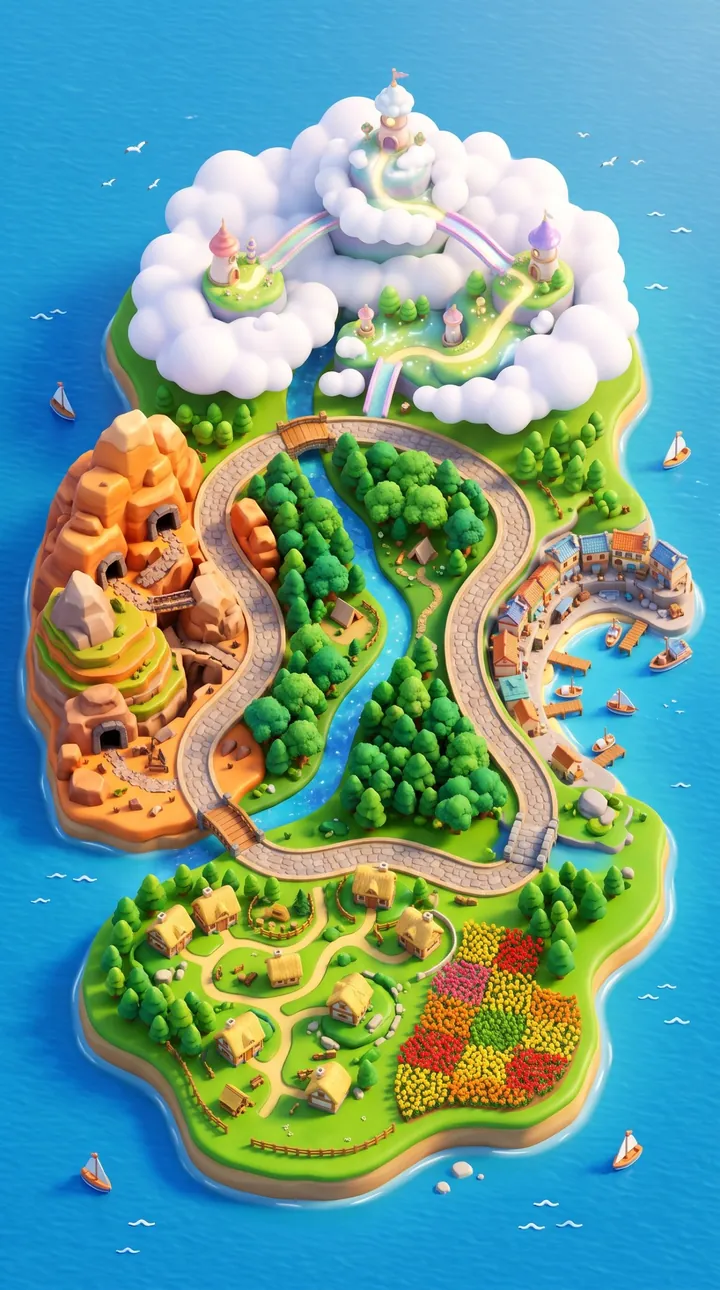
#> input picture assets/img/ada_harita.webp, 720 x 1290 px
$ python -i process_art.py   (imports and definitions only)
#> lines starting #> are read from the running program, lines starting #| are printed output that depends on the picture; after the words box and inside, x2 and y2 are one past the last pixel; in counts of white or black regions, pixels touching at a corner belong together
#> further down, picture is the input picture: PIL image 720x1290 RGB; mean R, G, B 112.3, 159.1, 147
import sys, os
import numpy as np
from PIL import Image, ImageFilter
from scipy import ndimage
U='/mnt/user-data/uploads/'
OUT='/home/claude/v-z-r/assets/img/'
# [1 line not run here, left out]

def cutout(im, tol=18, shadow=False):
#> called with tol = 18, shadow = False
    a=np.asarray(im.convert('RGB')).astype(np.int16)
    h,w,_=a.shape
#> h = 1290; w = 720
    # background colour from border median
    border=np.concatenate([a[0],a[-1],a[:,0],a[:,-1]])
    bg=np.median(border,axis=0)
#> bg = [27, 156, 213]
    d=np.abs(a-bg).max(axis=2)
    cand=d<tol
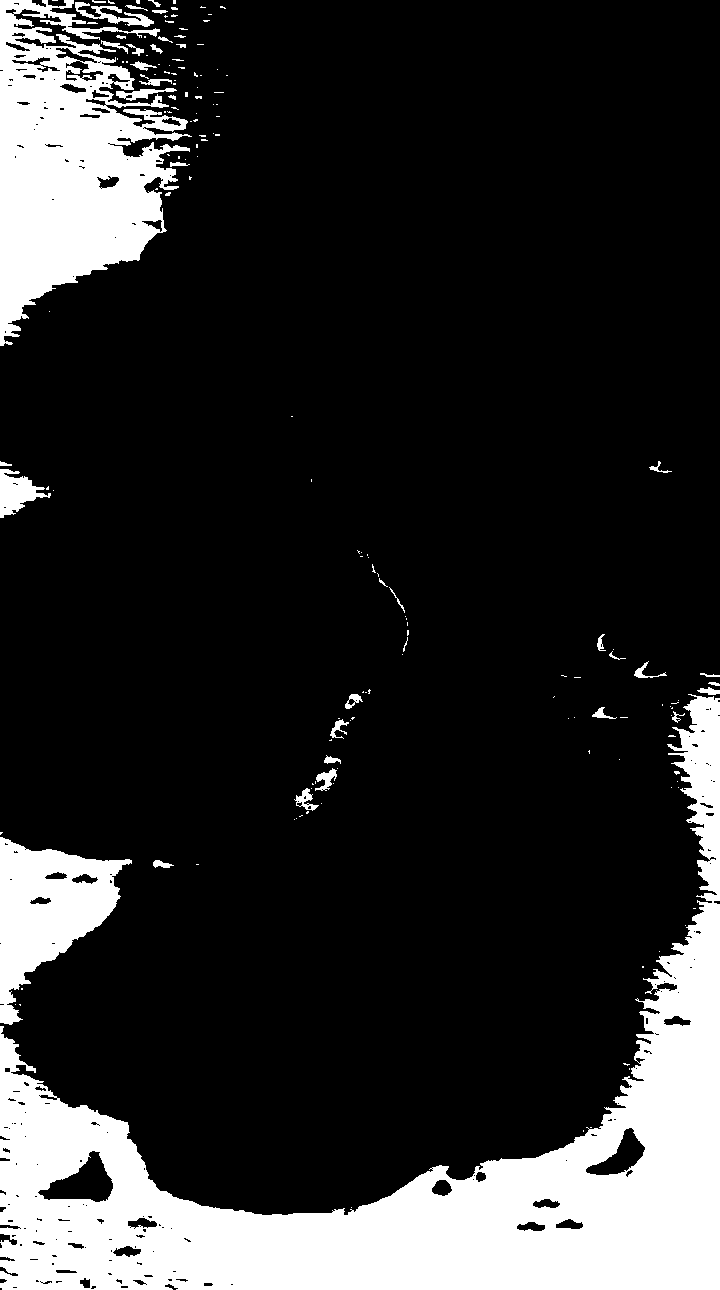
#> cand: shape (1290, 720) bool; 17.6% white; 170 white regions (130 under 20 px), largest, box (x1, y1, x2, y2) and area: (0, 694, 720, 1290) 110294, (0, 0, 192, 346) 36011, (0, 837, 132, 1025) 12123
    lab,n=ndimage.label(cand)
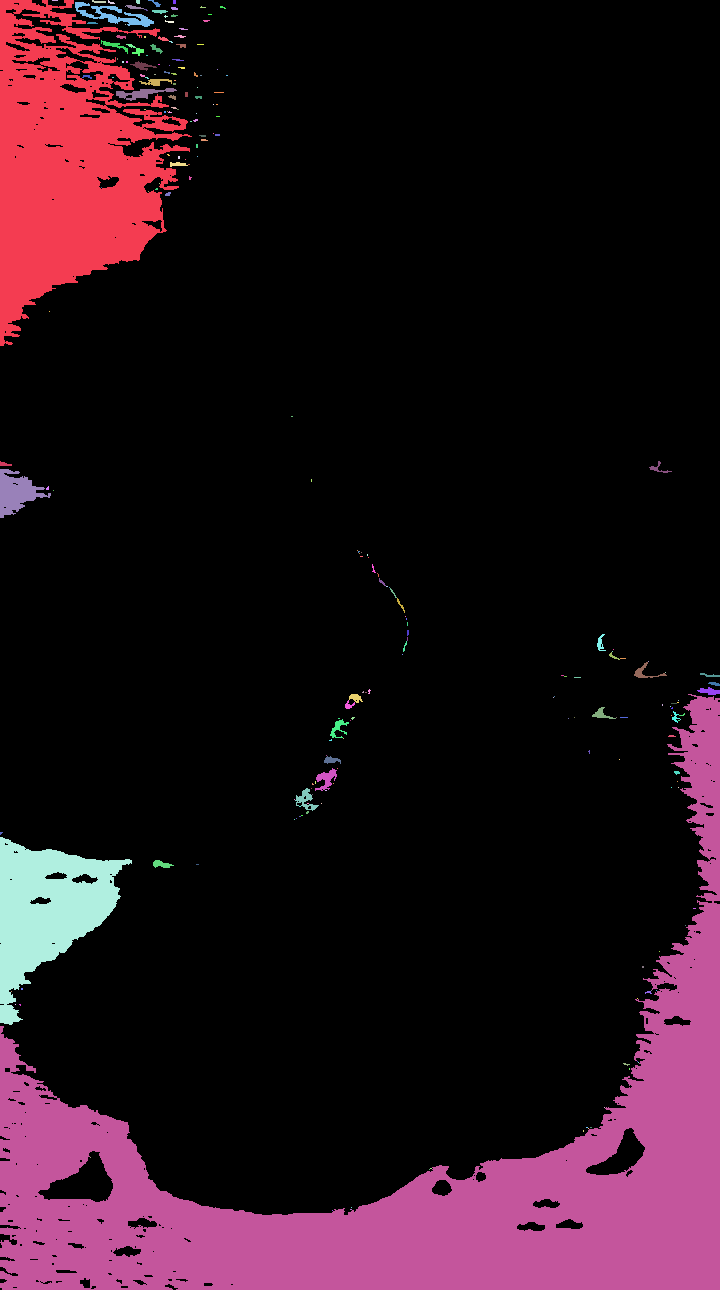
#> lab: shape (1290, 720) int32; 226 distinct labels, from 0 to 225; one colour per label, 0 black
#> n = 225
    edge=set(np.unique(np.concatenate([lab[0],lab[-1],lab[:,0],lab[:,-1]])))-{0}
#> edge = 15 items
    bgmask=np.isin(lab,list(edge))
#> bgmask: shape (1290, 720) bool; 17.2% white; 15 white regions (5 under 20 px), largest, box (x1, y1, x2, y2) and area: (0, 694, 720, 1290) 110265, (0, 0, 192, 346) 35984, (0, 837, 132, 1025) 12122
    # also remove large enclosed near-white regions? no (keeps white parts)
    if shadow:
        lum=a.mean(axis=2); chroma=a.max(axis=2)-a.min(axis=2)
        sh=(chroma<16)&(lum>170)
        lab2,_=ndimage.label(sh|bgmask)
        keep=set(np.unique(lab2[bgmask]))-{0}
        shm=np.isin(lab2,list(keep))&~bgmask
        bgmask=bgmask|shm
        sizes=ndimage.sum(cand,lab,range(n+1))
        big=[i for i in range(1,n+1) if sizes[i]>300]
        bgmask=bgmask|np.isin(lab,big)
    alpha=np.where(bgmask,0,255).astype(np.uint8)
    # soft edge: pixels near boundary get alpha by distance from bg colour
    obj=~bgmask
    ring=obj & ndimage.binary_dilation(bgmask,iterations=2)
#> ring: shape (1290, 720) bool; 1.6% white in thin lines or dots
    soft=np.clip((d-4)/(tol*2.2),0,1)*255
    alpha=np.where(ring,np.minimum(alpha,soft.astype(np.uint8)),alpha)
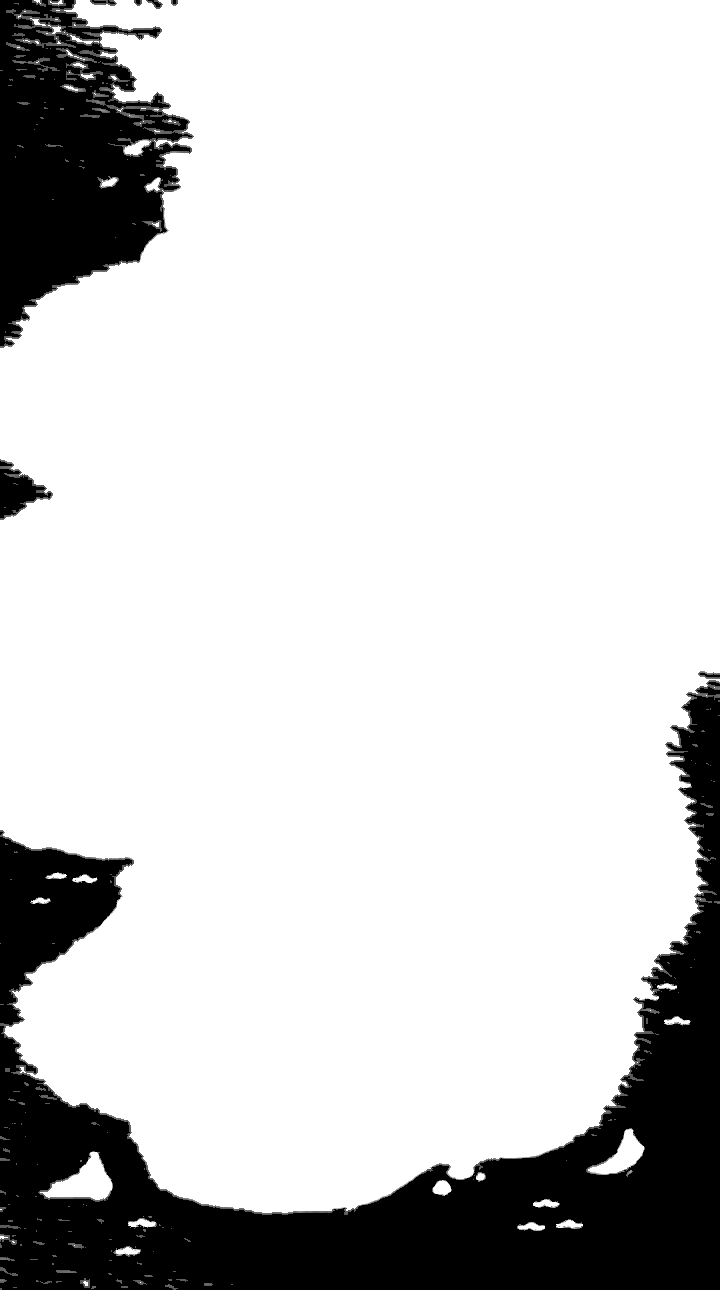
#> alpha: shape (1290, 720); min 0, max 255, mean 208.9
    # remove the faint drop shadow: shadow pixels (low sat, slightly dark) connected to bg kept as is
    am=Image.fromarray(alpha).filter(ImageFilter.GaussianBlur(0.7))
    out=im.convert('RGB').copy(); out.putalpha(am)
    # de-fringe: unmultiply white
    o=np.asarray(out).astype(np.float32)
    al=o[...,3:4]/255
    rgb=o[...,:3]
    fixed=np.where(al>0.02,(rgb-bg*(1-al))/np.maximum(al,0.02),rgb)
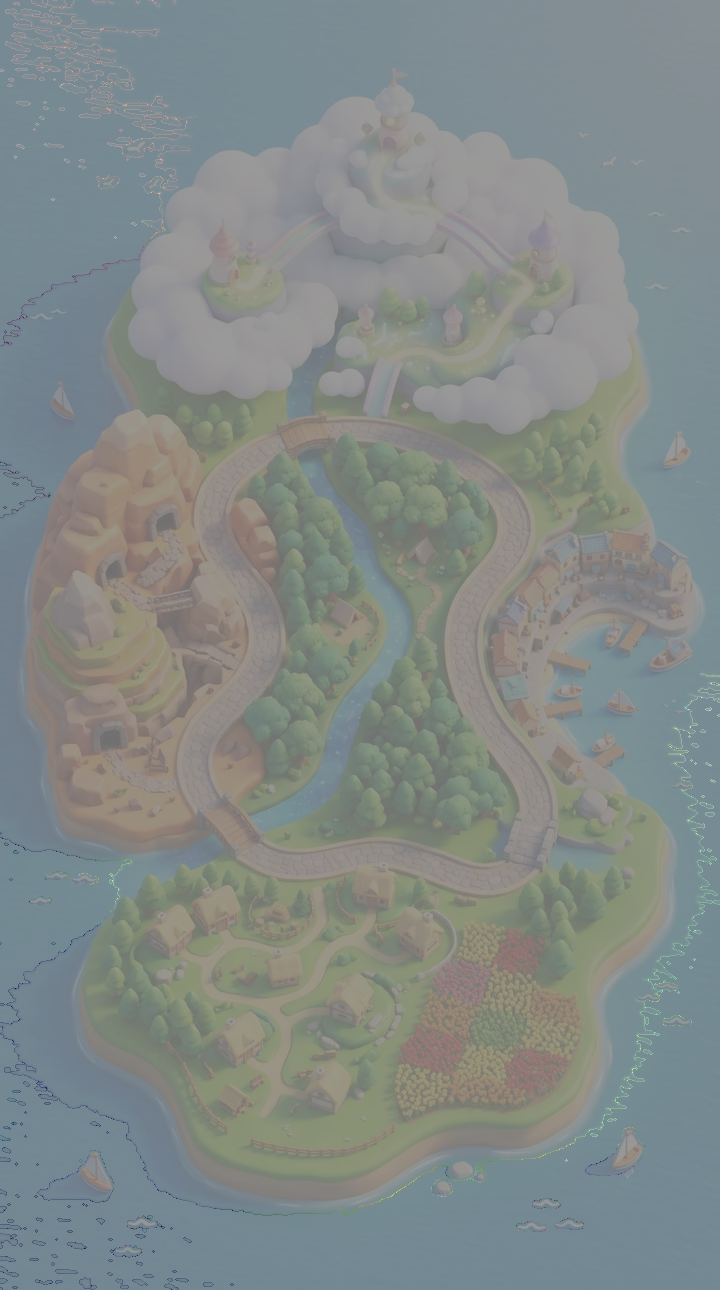
#> fixed: shape (1290, 720, 3) float64; mean R, G, B 113.1, 159.1, 146.5; drawn with min black and max white
    o[...,:3]=np.clip(fixed,0,255)
    return Image.fromarray(o.astype(np.uint8),'RGBA')

def crop(im,pad=6):
    bb=im.getchannel('A').point(lambda v:255 if v>20 else 0).getbbox()
    if not bb: return im
    l,t,r,b=bb
    return im.crop((max(0,l-pad),max(0,t-pad),min(im.width,r+pad),min(im.height,b+pad)))

def fit(im,maxw,maxh):
    im=im.copy(); im.thumbnail((maxw,maxh),Image.LANCZOS); return im

def save(im,name,q=82):
    im.save(OUT+name+'.webp','WEBP',quality=q,method=6)
    print(name,im.size,os.path.getsize(OUT+name+'.webp')//1024,'KB')

def bgimg(f,name):
    im=Image.open(U+f).convert('RGB').resize((720,1290),Image.LANCZOS); save(im,name,80)

def sprite(f,name,mw=640,mh=640,tol=18):
    save(fit(crop(cutout(Image.open(U+f),tol)),mw,mh),name)

def grid(f,names,cols,rows,mw,mh,area=None,tol=18,shadow=False):
    im=cutout(Image.open(U+f),tol,shadow)
    W,H=im.size
    x0,y0,x1,y1=area or (0,0,W,H)
    cw=(x1-x0)/cols; ch=(y1-y0)/rows
    for i,n in enumerate(names):
        if n is None: continue
        c,r=i%cols,i//cols
        cell=im.crop((int(x0+c*cw),int(y0+r*ch),int(x0+(c+1)*cw),int(y0+(r+1)*ch)))
        save(fit(crop(cell),mw,mh),n)

backs={'71b7a4e1':'bolge_kelime','c68240e1':'ada_harita','1ff37c23':'bolge_liman','fd002a6d':'bolge_bulut',
 'ea44e6d5':'bolge_sayi','8bc0e38d':'bolge_hece','32d460c0':'kilit_benzin','dc1c60af':'kilit_gece',
 'b9c476f7':'garaj_gece','78aea04e':'garaj_gunduz','5a4f4da1':'ana_ekran'}
cars={'ea3ec816':0,'6fd7377c':1,'bb790203':2,'4d21f377':3,'d767bee9':4,'fc74c8e6':5,'eb0c62ba':6,'77177f51':7,'c029ec0b':8,'6a3bdc3b':9,'ab6ed715':10}
spr={'1295929b':'k_robot','c82d2694':'k_papagan','935b3022':'k_surucu','bea13247':'k_tozbulut','4f33e531':'k_baykus','94a04984':'k_tamirci',
     '6e2e8497':'m_kitap','915098bd':'m_macera','26cc0b70':'m_yaris','b8d03bf4':'m_garaj','1a220c40':'bitis_taki'}
which=sys.argv[1] if len(sys.argv)>1 else 'all'
# [13 lines not run here, left out]

>>> from PIL import Image
>>> picture = Image.open('../assets/img/ada_harita.webp')
>>> result = cutout(picture)

$ run again, on assets/img/arac_10.webp
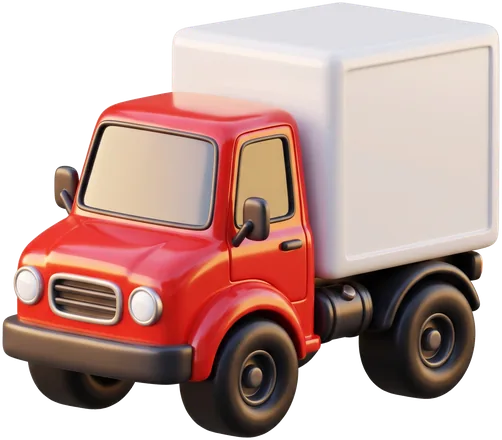
#> input picture assets/img/arac_10.webp, 502 x 440 px
#> picture is the input picture: PIL image 502x440 RGBA; mean R, G, B, A 135, 104.3, 98.7, 183.4
#> border = 1884 rows, first 8: [0, 0, 0], [0, 0, 0], [0, 0, 0], [0, 0, 0], [0, 0, 0], [0, 0, 0], [0, 0, 0], [0, 0, 0]
#> bg = [0, 0, 0]
#> cand: shape (440, 502) bool; 25.2% white; 248 white regions (226 under 20 px), largest, box (x1, y1, x2, y2) and area: (0, 0, 288, 312) 27507, (270, 248, 502, 440) 14216, (0, 360, 200, 440) 7617
#> in cutout, `lab,n=ndimage.label(cand)`:
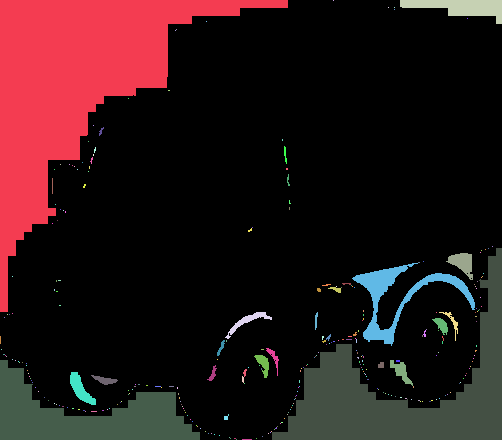
#> lab: shape (440, 502) int32; 302 distinct labels, from 0 to 301; one colour per label, 0 black
#> n = 301
#> edge = 8 items
#> bgmask: shape (440, 502) bool; 22.9% white; 8 white regions (4 under 20 px), largest, box (x1, y1, x2, y2) and area: (0, 0, 288, 312) 27507, (272, 248, 502, 440) 14211, (0, 360, 200, 440) 7617, (400, 0, 502, 24) 1294
#> ring: shape (440, 502) bool; 1.4% white in thin lines or dots
#> out: PIL image 502x440 RGBA
#> in cutout, `o[...,:3]=np.clip(fixed,0,255)`:
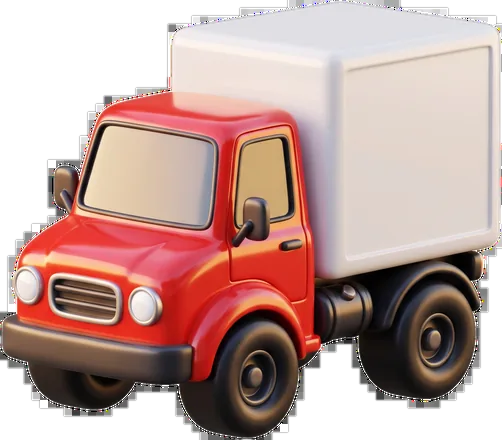
#> o: shape (440, 502, 4) float32; mean R, G, B, A 135.3, 104.5, 98.9, 197; transparent parts drawn white

$ run again, on assets/img/arac_3.webp
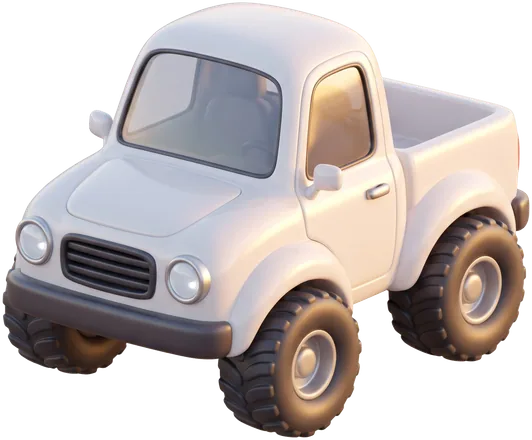
#> input picture assets/img/arac_3.webp, 532 x 440 px
#> picture is the input picture: PIL image 532x440 RGBA; mean R, G, B, A 118, 110.2, 108.5, 165.5
#> border = 1944 rows, first 8: [0, 0, 0], [0, 0, 0], [0, 0, 0], [0, 0, 0], [0, 0, 0], [0, 0, 0], [0, 0, 0], [0, 0, 0]
#> bg = [0, 0, 0]
#> cand: shape (440, 532) bool; 30.1% white; 202 white regions (192 under 20 px), largest, box (x1, y1, x2, y2) and area: (0, 0, 200, 264) 21569, (0, 344, 256, 440) 16521, (328, 280, 532, 440) 16448
#> in cutout, `lab,n=ndimage.label(cand)`:
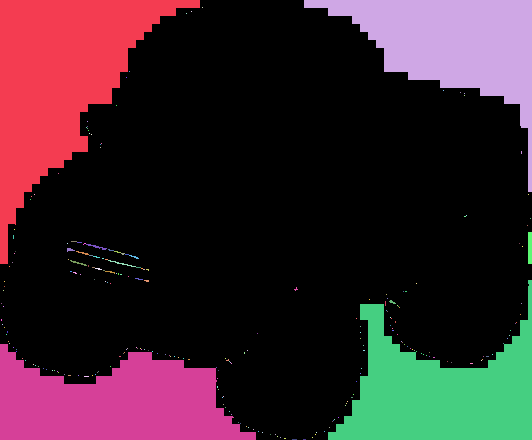
#> lab: shape (440, 532) int32; 248 distinct labels, from 0 to 247; one colour per label, 0 black
#> n = 247
#> edge = 7 items
#> bgmask: shape (440, 532) bool; 29.9% white; 7 white regions (2 under 20 px), largest, box (x1, y1, x2, y2) and area: (0, 0, 200, 264) 21569, (0, 344, 256, 440) 16517, (328, 280, 532, 440) 16446, (304, 0, 532, 192) 15294, (528, 232, 532, 264) 128
#> ring: shape (440, 532) bool; 1.5% white in thin lines or dots
#> out: PIL image 532x440 RGBA
#> in cutout, `o[...,:3]=np.clip(fixed,0,255)`:
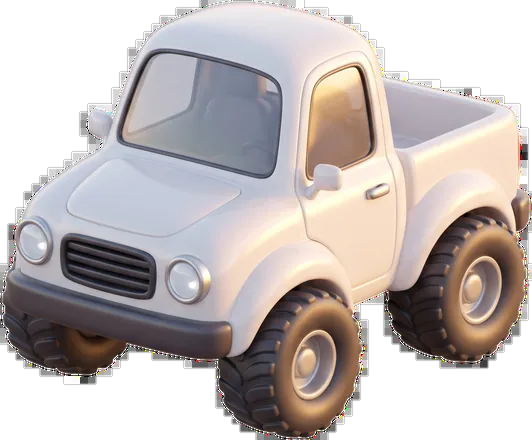
#> o: shape (440, 532, 4) float32; mean R, G, B, A 118.3, 110.5, 108.8, 179.2; transparent parts drawn white
